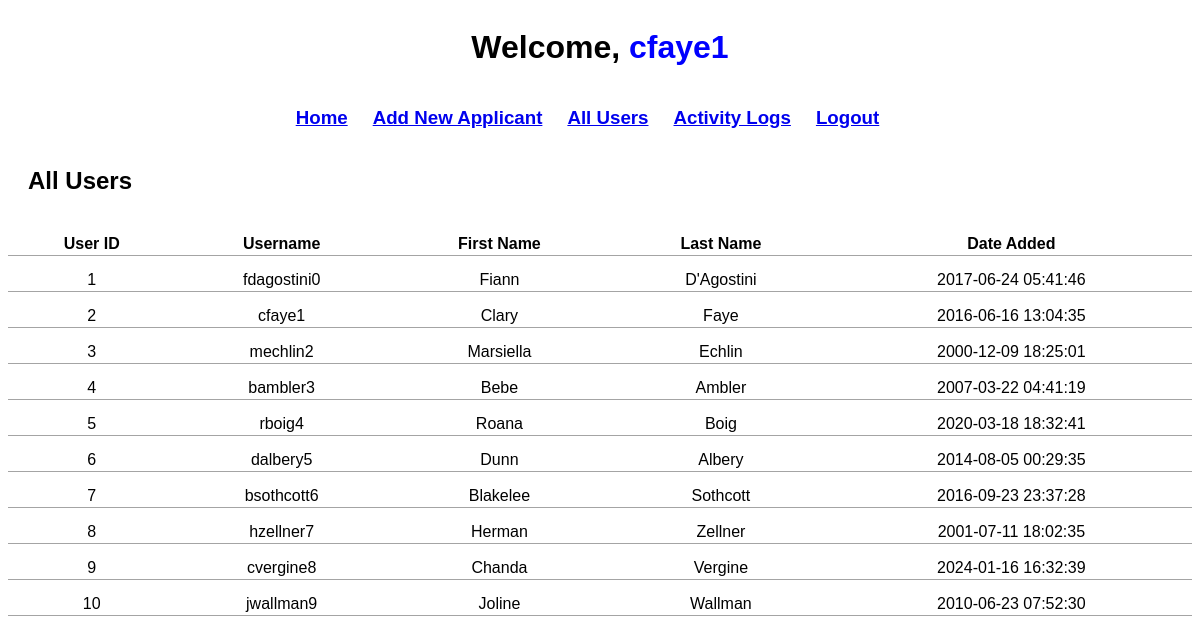
Screenshot of /all_Users.php (signed in) with the database file from the repository.
### tables this page shows
CREATE TABLE user_credentials (
    id INT AUTO_INCREMENT PRIMARY KEY,
	username VARCHAR(255),
	first_Name VARCHAR(255),
	last_Name VARCHAR(255),
	password TEXT,
	date_Added TIMESTAMP DEFAULT CURRENT_TIMESTAMP
);

### core/functions.php (called while the page is built, shortened)
<?php
    function getAll_Users($pdo) {
        $sql = "SELECT * FROM user_credentials";
        $query = $pdo->prepare($sql);
        $executeQuery = $query->execute();
        if ($executeQuery) {
            return $query->fetchAll();
        }
    }
?>

### all_Users.php (the view, shortened to what this page needs)
<?php
    require_once 'core/functions.php';
    require_once 'core/handleForms.php';
?>
<!DOCTYPE html>
<html lang="en">
    <head>
        <link rel="stylesheet" href="css/styles.css">
    </head>
    <body>
        <?php include 'navbar.php'; ?>
        <h2 class="below_Navbar">All Users</h2>
        <table>
            <tr>
                <th>User ID</th>
                <th>Username</th>
                <th>First Name</th>
                <th>Last Name</th>
                <th>Date Added</th>
            </tr>
            <?php $getAll_Users = getAll_Users($pdo); ?>
            <?php foreach ($getAll_Users as $row) { ?>
                <tr>
                    <td><?= $row['id'] ?></td>
                    <td><?= $row['username'] ?></td>
                    <td><?= $row['first_Name'] ?></td>
                    <td><?= $row['last_Name'] ?></td>
                    <td><?= $row['date_Added'] ?></td>
                </tr>
            <?php } ?>
        </table>
    </body>
</html>

### css/styles.css (style rules this page uses)
body { font-family: Verdana, Geneva, Tahoma, sans-serif; }
table { margin-top: 25px; border-collapse: collapse; width: 100%; }
th, td { padding: 15px 12px 2px 12px; text-align: center; border-bottom: 1px solid #a4a4a4; }
.below_Navbar { padding-left: 20px; }

### rows the page displays
user_credentials: id "1", username "fdagostini0", first_Name "Fiann", last_Name "D'Agostini", date_Added "2017-06-24 05:41:46"
user_credentials: id "2", username "cfaye1", first_Name "Clary", last_Name "Faye", date_Added "2016-06-16 13:04:35"
user_credentials: id "3", username "mechlin2", first_Name "Marsiella", last_Name "Echlin", date_Added "2000-12-09 18:25:01"
user_credentials: id "4", username "bambler3", first_Name "Bebe", last_Name "Ambler", date_Added "2007-03-22 04:41:19"
user_credentials: id "5", username "rboig4", first_Name "Roana", last_Name "Boig", date_Added "2020-03-18 18:32:41"
user_credentials: id "6", username "dalbery5", first_Name "Dunn", last_Name "Albery", date_Added "2014-08-05 00:29:35"
user_credentials: id "7", username "bsothcott6", first_Name "Blakelee", last_Name "Sothcott", date_Added "2016-09-23 23:37:28"
user_credentials: id "8", username "hzellner7", first_Name "Herman", last_Name "Zellner", date_Added "2001-07-11 18:02:35"
user_credentials: id "9", username "cvergine8", first_Name "Chanda", last_Name "Vergine", date_Added "2024-01-16 16:32:39"
user_credentials: id "10", username "jwallman9", first_Name "Joline", last_Name "Wallman", date_Added "2010-06-23 07:52:30"

### other values shown
$_SESSION['username'] "cfaye1"
